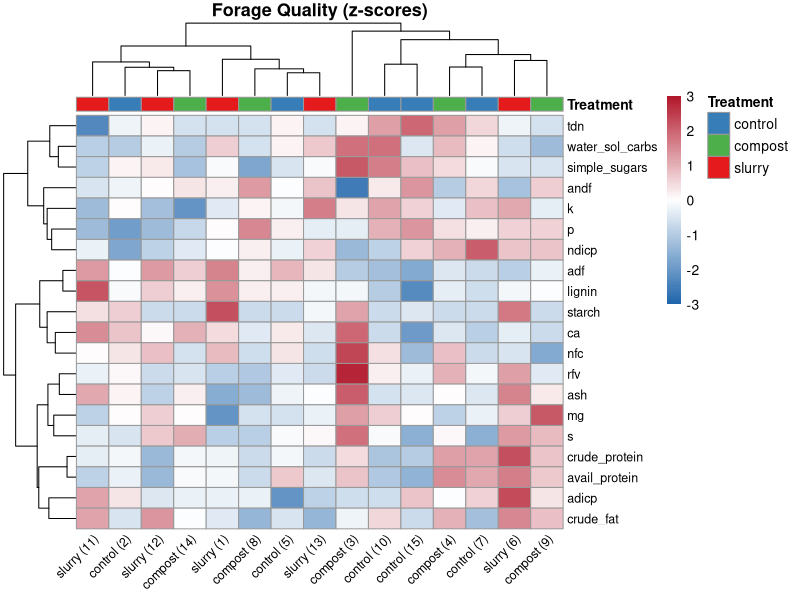
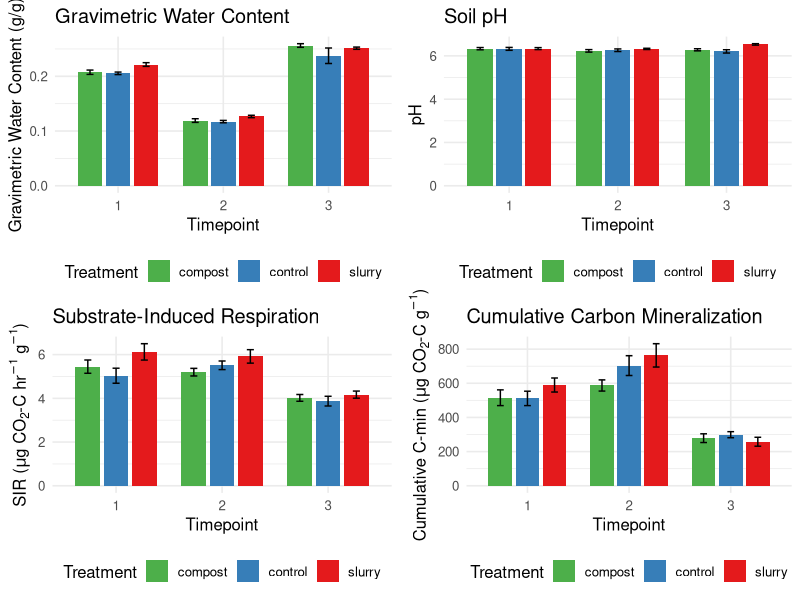
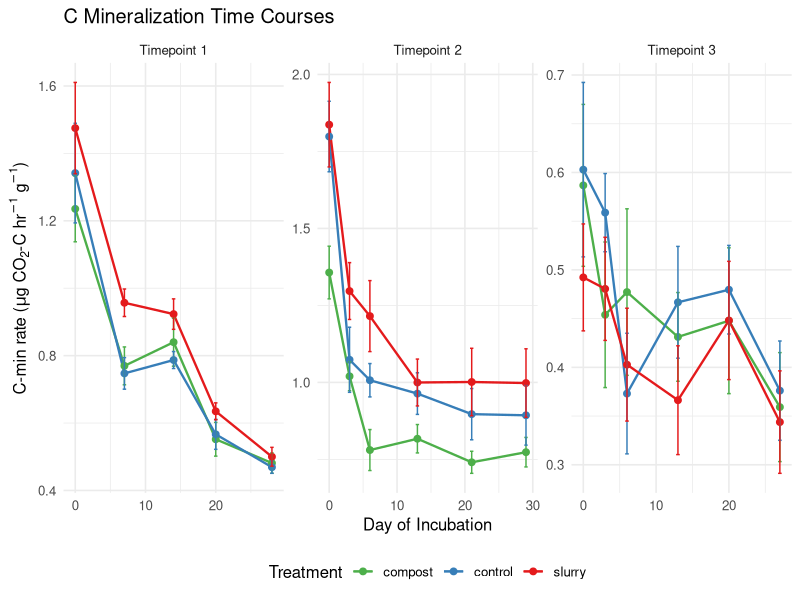
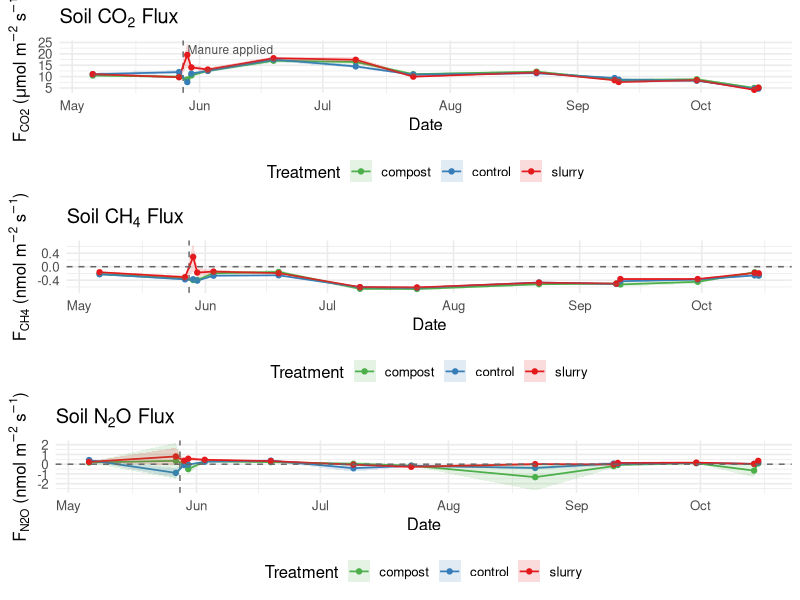
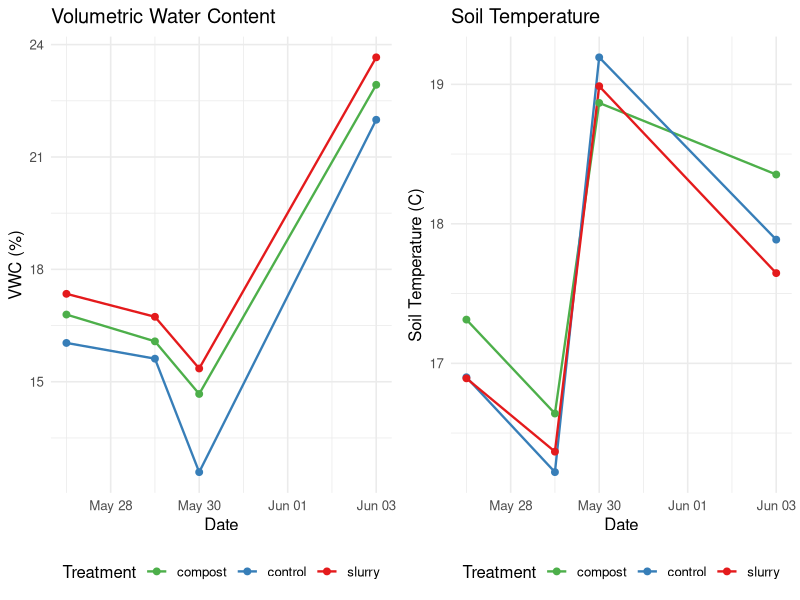
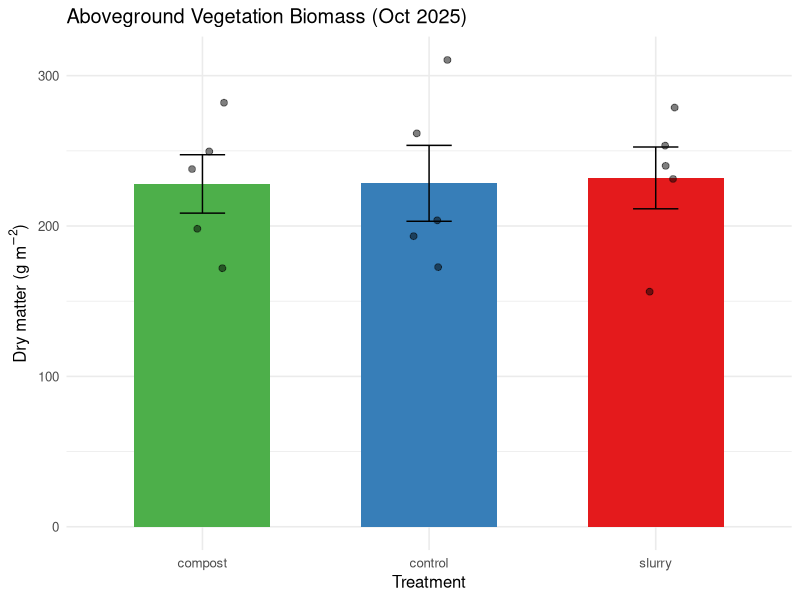
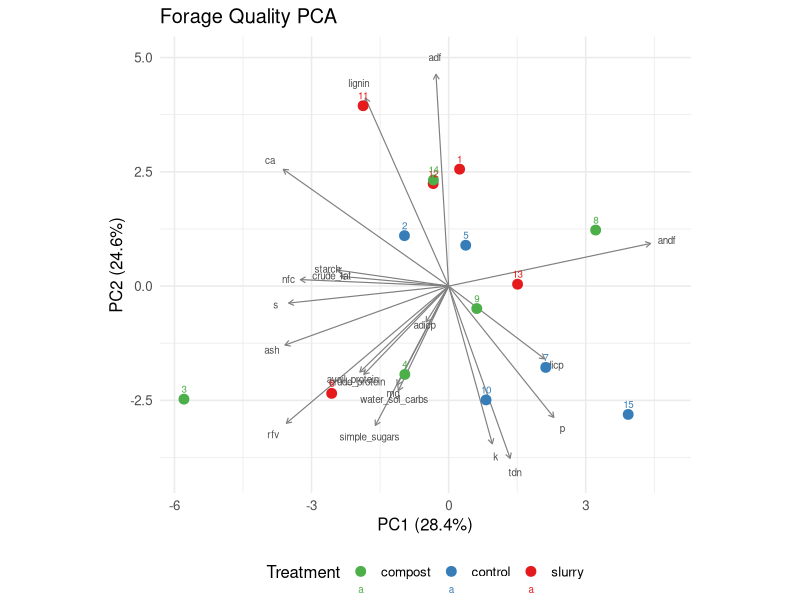

Write R code to recreate these figures, in order.
# 20_visualizations.R
# Summary visualizations for Churchtown Dairy data
# Output: output/figures/summary_*.png

library(dplyr)
library(tidyr)
library(ggplot2)
library(lubridate)

dir.create("output/figures", showWarnings = FALSE, recursive = TRUE)

# Treatment color palette
treat_colors <- c("control" = "#377eb8", "compost" = "#4daf4a", "slurry" = "#e41a1c")

# =============================================================================
# 1. Lab assays: GWC, pH, SIR, C-min by treatment × timepoint
# =============================================================================

gwc <- read.csv("data/processed/gwc.csv")
ph  <- read.csv("data/processed/ph.csv")
sir <- read.csv("data/processed/sir.csv")
cmin_cum <- read.csv("data/processed/cmin_cumulative.csv")
cmin_tr  <- read.csv("data/processed/cmin_timeresolved.csv")

# Panel A: GWC
gwc_summary <- gwc %>%
  group_by(treatment, timepoint) %>%
  summarize(mean = mean(gwc, na.rm = TRUE),
            se = sd(gwc, na.rm = TRUE) / sqrt(n()),
            .groups = "drop")

p_gwc <- ggplot(gwc_summary, aes(x = factor(timepoint), y = mean, fill = treatment)) +
  geom_col(position = position_dodge(0.8), width = 0.7) +
  geom_errorbar(aes(ymin = mean - se, ymax = mean + se),
                position = position_dodge(0.8), width = 0.2) +
  scale_fill_manual(values = treat_colors) +
  labs(x = "Timepoint", y = "Gravimetric Water Content (g/g)", fill = "Treatment",
       title = "Gravimetric Water Content") +
  theme_minimal(base_size = 12) +
  theme(legend.position = "bottom")

# Panel B: pH
ph_summary <- ph %>%
  group_by(treatment, timepoint) %>%
  summarize(mean = mean(ph, na.rm = TRUE),
            se = sd(ph, na.rm = TRUE) / sqrt(n()),
            .groups = "drop")

p_ph <- ggplot(ph_summary, aes(x = factor(timepoint), y = mean, fill = treatment)) +
  geom_col(position = position_dodge(0.8), width = 0.7) +
  geom_errorbar(aes(ymin = mean - se, ymax = mean + se),
                position = position_dodge(0.8), width = 0.2) +
  scale_fill_manual(values = treat_colors) +
  labs(x = "Timepoint", y = "pH", fill = "Treatment",
       title = "Soil pH") +
  theme_minimal(base_size = 12) +
  theme(legend.position = "bottom")

# Panel C: SIR
sir_summary <- sir %>%
  filter(is.na(flag)) %>%
  group_by(treatment, timepoint, method) %>%
  summarize(mean = mean(sir_ug_co2c_hr_g, na.rm = TRUE),
            se = sd(sir_ug_co2c_hr_g, na.rm = TRUE) / sqrt(n()),
            .groups = "drop")

p_sir <- ggplot(sir_summary, aes(x = factor(timepoint), y = mean, fill = treatment)) +
  geom_col(position = position_dodge(0.8), width = 0.7) +
  geom_errorbar(aes(ymin = mean - se, ymax = mean + se),
                position = position_dodge(0.8), width = 0.2) +
  scale_fill_manual(values = treat_colors) +
  labs(x = "Timepoint", y = expression(paste("SIR (", mu, "g CO"[2], "-C hr"^{-1}, " g"^{-1}, ")")),
       fill = "Treatment", title = "Substrate-Induced Respiration") +
  theme_minimal(base_size = 12) +
  theme(legend.position = "bottom")

# Panel D: Cumulative C mineralization
cmin_summary <- cmin_cum %>%
  group_by(treatment, timepoint, method) %>%
  summarize(mean = mean(cumulative_ug_co2c_g, na.rm = TRUE),
            se = sd(cumulative_ug_co2c_g, na.rm = TRUE) / sqrt(n()),
            .groups = "drop")

p_cmin <- ggplot(cmin_summary, aes(x = factor(timepoint), y = mean, fill = treatment)) +
  geom_col(position = position_dodge(0.8), width = 0.7) +
  geom_errorbar(aes(ymin = mean - se, ymax = mean + se),
                position = position_dodge(0.8), width = 0.2) +
  scale_fill_manual(values = treat_colors) +
  labs(x = "Timepoint", y = expression(paste("Cumulative C-min (", mu, "g CO"[2], "-C g"^{-1}, ")")),
       fill = "Treatment", title = "Cumulative Carbon Mineralization") +
  theme_minimal(base_size = 12) +
  theme(legend.position = "bottom")

# Save 4-panel lab assays figure
png("output/figures/summary_lab_assays.png", width = 10, height = 8, units = "in", res = 150)
gridExtra::grid.arrange(p_gwc, p_ph, p_sir, p_cmin, ncol = 2)
dev.off()
cat("Saved output/figures/summary_lab_assays.png\n")


# =============================================================================
# 2. C-min time courses by treatment for each incubation
# =============================================================================

cmin_tc <- cmin_tr %>%
  filter(!is.na(cmin_rate_ug_co2c_hr_g), is.na(flag)) %>%
  group_by(treatment, timepoint, day) %>%
  summarize(mean = mean(cmin_rate_ug_co2c_hr_g, na.rm = TRUE),
            se = sd(cmin_rate_ug_co2c_hr_g, na.rm = TRUE) / sqrt(n()),
            .groups = "drop")

p_tc <- ggplot(cmin_tc, aes(x = day, y = mean, color = treatment, group = treatment)) +
  geom_line(linewidth = 0.8) +
  geom_point(size = 2) +
  geom_errorbar(aes(ymin = mean - se, ymax = mean + se), width = 0.5) +
  facet_wrap(~ paste("Timepoint", timepoint), scales = "free") +
  scale_color_manual(values = treat_colors) +
  labs(x = "Day of Incubation", y = expression(paste("C-min rate (", mu, "g CO"[2], "-C hr"^{-1}, " g"^{-1}, ")")),
       color = "Treatment", title = "C Mineralization Time Courses") +
  theme_minimal(base_size = 12) +
  theme(legend.position = "bottom")

ggsave("output/figures/summary_cmin_timecourse.png", p_tc, width = 12, height = 5, dpi = 150)
cat("Saved output/figures/summary_cmin_timecourse.png\n")


# =============================================================================
# 3. Field CO2 flux time series by treatment
# =============================================================================

flux <- read.csv("data/processed/flux_estimates.csv") %>%
  mutate(date = as.Date(date))

application_date <- as.Date("2025-05-28")

flux_summary <- flux %>%
  group_by(treatment, date) %>%
  summarize(mean_co2 = mean(FCO2_DRY, na.rm = TRUE),
            se_co2 = sd(FCO2_DRY, na.rm = TRUE) / sqrt(n()),
            mean_ch4 = mean(FCH4_DRY, na.rm = TRUE),
            se_ch4 = sd(FCH4_DRY, na.rm = TRUE) / sqrt(n()),
            mean_n2o = mean(FN2O, na.rm = TRUE),
            se_n2o = sd(FN2O, na.rm = TRUE) / sqrt(n()),
            .groups = "drop")

p_co2 <- ggplot(flux_summary, aes(x = date, y = mean_co2, color = treatment)) +
  geom_vline(xintercept = application_date, linetype = "dashed", color = "gray40") +
  annotate("text", x = application_date, y = Inf, label = "Manure applied",
           vjust = 1.5, hjust = -0.05, size = 3, color = "gray30") +
  geom_line(linewidth = 0.6) +
  geom_point(size = 1.5) +
  geom_ribbon(aes(ymin = mean_co2 - se_co2, ymax = mean_co2 + se_co2, fill = treatment),
              alpha = 0.15, color = NA) +
  scale_color_manual(values = treat_colors) +
  scale_fill_manual(values = treat_colors) +
  labs(x = "Date", y = expression(paste("F"[CO2], " (", mu, "mol m"^{-2}, " s"^{-1}, ")")),
       color = "Treatment", fill = "Treatment",
       title = expression(paste("Soil CO"[2], " Flux"))) +
  theme_minimal(base_size = 12) +
  theme(legend.position = "bottom")

p_ch4 <- ggplot(flux_summary, aes(x = date, y = mean_ch4, color = treatment)) +
  geom_vline(xintercept = application_date, linetype = "dashed", color = "gray40") +
  geom_line(linewidth = 0.6) +
  geom_point(size = 1.5) +
  geom_ribbon(aes(ymin = mean_ch4 - se_ch4, ymax = mean_ch4 + se_ch4, fill = treatment),
              alpha = 0.15, color = NA) +
  scale_color_manual(values = treat_colors) +
  scale_fill_manual(values = treat_colors) +
  geom_hline(yintercept = 0, linetype = "dashed", color = "gray40") +
  labs(x = "Date", y = expression(paste("F"[CH4], " (nmol m"^{-2}, " s"^{-1}, ")")),
       color = "Treatment", fill = "Treatment",
       title = expression(paste("Soil CH"[4], " Flux"))) +
  theme_minimal(base_size = 12) +
  theme(legend.position = "bottom")

p_n2o <- ggplot(flux_summary, aes(x = date, y = mean_n2o, color = treatment)) +
  geom_vline(xintercept = application_date, linetype = "dashed", color = "gray40") +
  geom_line(linewidth = 0.6) +
  geom_point(size = 1.5) +
  geom_ribbon(aes(ymin = mean_n2o - se_n2o, ymax = mean_n2o + se_n2o, fill = treatment),
              alpha = 0.15, color = NA) +
  scale_color_manual(values = treat_colors) +
  scale_fill_manual(values = treat_colors) +
  geom_hline(yintercept = 0, linetype = "dashed", color = "gray40") +
  labs(x = "Date", y = expression(paste("F"[N2O], " (nmol m"^{-2}, " s"^{-1}, ")")),
       color = "Treatment", fill = "Treatment",
       title = expression(paste("Soil N"[2], "O Flux"))) +
  theme_minimal(base_size = 12) +
  theme(legend.position = "bottom")

png("output/figures/summary_ghg_fluxes.png", width = 12, height = 10, units = "in", res = 150)
gridExtra::grid.arrange(p_co2, p_ch4, p_n2o, ncol = 1)
dev.off()
cat("Saved output/figures/summary_ghg_fluxes.png\n")


# =============================================================================
# 4. Field metadata: VWC and soil temp over time
# =============================================================================

meta <- read.csv("data/processed/field_metadata.csv") %>%
  mutate(date = as.Date(date))

meta_summary <- meta %>%
  group_by(treatment, date) %>%
  summarize(mean_vwc = mean(mean_vwc, na.rm = TRUE),
            se_vwc = sd(mean_vwc, na.rm = TRUE) / sqrt(n()),
            mean_temp = mean(soil_temp_c, na.rm = TRUE),
            se_temp = sd(soil_temp_c, na.rm = TRUE) / sqrt(n()),
            .groups = "drop")

p_vwc <- ggplot(meta_summary, aes(x = date, y = mean_vwc, color = treatment)) +
  geom_line(linewidth = 0.8) +
  geom_point(size = 2) +
  scale_color_manual(values = treat_colors) +
  labs(x = "Date", y = "VWC (%)", color = "Treatment",
       title = "Volumetric Water Content") +
  theme_minimal(base_size = 12) +
  theme(legend.position = "bottom")

p_temp <- ggplot(meta_summary, aes(x = date, y = mean_temp, color = treatment)) +
  geom_line(linewidth = 0.8) +
  geom_point(size = 2) +
  scale_color_manual(values = treat_colors) +
  labs(x = "Date", y = "Soil Temperature (C)", color = "Treatment",
       title = "Soil Temperature") +
  theme_minimal(base_size = 12) +
  theme(legend.position = "bottom")

png("output/figures/summary_field_conditions.png", width = 10, height = 6, units = "in", res = 150)
gridExtra::grid.arrange(p_vwc, p_temp, ncol = 2)
dev.off()
cat("Saved output/figures/summary_field_conditions.png\n")


# =============================================================================
# 5. Vegetation biomass by treatment
# =============================================================================

biomass <- read.csv("data/processed/biomass.csv")

biomass_summary <- biomass %>%
  group_by(treatment) %>%
  summarize(mean = mean(dry_matter_g_m2, na.rm = TRUE),
            se = sd(dry_matter_g_m2, na.rm = TRUE) / sqrt(n()),
            .groups = "drop")

p_biomass <- ggplot(biomass_summary, aes(x = treatment, y = mean, fill = treatment)) +
  geom_col(width = 0.6) +
  geom_errorbar(aes(ymin = mean - se, ymax = mean + se), width = 0.2) +
  geom_jitter(data = biomass, aes(x = treatment, y = dry_matter_g_m2),
              width = 0.1, size = 2, alpha = 0.5, inherit.aes = FALSE) +
  scale_fill_manual(values = treat_colors) +
  labs(x = "Treatment", y = expression(paste("Dry matter (g m"^{-2}, ")")),
       title = "Aboveground Vegetation Biomass (Oct 2025)") +
  theme_minimal(base_size = 12) +
  theme(legend.position = "none")

ggsave("output/figures/summary_biomass.png", p_biomass, width = 6, height = 5, dpi = 150)
cat("Saved output/figures/summary_biomass.png\n")


# =============================================================================
# 6. Forage quality PCA by treatment
# =============================================================================

forage <- read.csv("data/processed/dairy_one_forage.csv")

# Select numeric nutrient columns for PCA (drop moisture/dry_matter — they're complements)
pca_vars <- forage %>%
  select(crude_protein_pct, avail_protein_pct, adicp_pct, adf_pct, andf_pct,
         crude_fat_pct, tdn_pct, ca_pct, p_pct, mg_pct, k_pct, s_pct,
         rfv, ash_pct, lignin_pct, ndicp_pct, starch_pct, nfc_pct,
         water_sol_carbs_pct, simple_sugars_pct)

pca_fit <- prcomp(pca_vars, center = TRUE, scale. = TRUE)

pca_scores <- as.data.frame(pca_fit$x[, 1:2])
pca_scores$treatment <- forage$treatment
pca_scores$plot <- forage$plot

pca_loadings <- as.data.frame(pca_fit$rotation[, 1:2])
pca_loadings$variable <- rownames(pca_loadings)

# Variance explained
var_pct <- round(100 * pca_fit$sdev^2 / sum(pca_fit$sdev^2), 1)

# Scale loadings for biplot arrows
arrow_scale <- max(abs(pca_scores$PC1), abs(pca_scores$PC2)) * 0.8 /
  max(abs(pca_loadings$PC1), abs(pca_loadings$PC2))
pca_loadings$PC1s <- pca_loadings$PC1 * arrow_scale
pca_loadings$PC2s <- pca_loadings$PC2 * arrow_scale

# Clean variable labels
pca_loadings$label <- gsub("_pct$", "", pca_loadings$variable)

p_pca <- ggplot(pca_scores, aes(x = PC1, y = PC2, color = treatment)) +
  geom_segment(data = pca_loadings,
               aes(x = 0, y = 0, xend = PC1s, yend = PC2s),
               arrow = arrow(length = unit(0.15, "cm")),
               color = "gray50", linewidth = 0.4, inherit.aes = FALSE) +
  geom_text(data = pca_loadings,
            aes(x = PC1s * 1.08, y = PC2s * 1.08, label = label),
            color = "gray30", size = 2.5, inherit.aes = FALSE) +
  geom_point(size = 3) +
  geom_text(aes(label = plot), size = 2.5, vjust = -0.8) +
  scale_color_manual(values = treat_colors) +
  labs(x = paste0("PC1 (", var_pct[1], "%)"),
       y = paste0("PC2 (", var_pct[2], "%)"),
       color = "Treatment",
       title = "Forage Quality PCA") +
  theme_minimal(base_size = 12) +
  theme(legend.position = "bottom") +
  coord_fixed()

ggsave("output/figures/summary_forage_pca.png", p_pca, width = 8, height = 7, dpi = 150)
cat("Saved output/figures/summary_forage_pca.png\n")


# =============================================================================
# 7. Forage quality z-score heatmap
# =============================================================================

library(pheatmap)

# Z-score the nutrient matrix (rows = variables, columns = plots)
zmat <- scale(pca_vars)
rownames(zmat) <- paste0(forage$treatment, " (", forage$plot, ")")
colnames(zmat) <- gsub("_pct$", "", colnames(zmat))

# Transpose so variables are rows, plots are columns
zmat_t <- t(zmat)

# Annotation bar for treatment
col_anno <- data.frame(Treatment = forage$treatment, row.names = rownames(zmat))
anno_colors <- list(Treatment = treat_colors)

png("output/figures/summary_forage_heatmap.png", width = 9, height = 8, units = "in", res = 150)
pheatmap(zmat_t,
         annotation_col = col_anno,
         annotation_colors = anno_colors,
         clustering_method = "ward.D2",
         color = colorRampPalette(c("#2166ac", "white", "#b2182b"))(100),
         breaks = seq(-3, 3, length.out = 101),
         main = "Forage Quality (z-scores)",
         fontsize = 10,
         fontsize_row = 9,
         fontsize_col = 9,
         angle_col = 45)
dev.off()
cat("Saved output/figures/summary_forage_heatmap.png\n")


# =============================================================================
# 8. Print summary statistics
# =============================================================================
cat("\n=== SUMMARY STATISTICS ===\n\n")

cat("--- GWC ---\n")
gwc %>%
  group_by(treatment, timepoint) %>%
  summarize(n = n(), mean = round(mean(gwc, na.rm=TRUE), 3),
            sd = round(sd(gwc, na.rm=TRUE), 3), .groups = "drop") %>%
  print()

cat("\n--- pH ---\n")
ph %>%
  group_by(treatment, timepoint) %>%
  summarize(n = n(), mean = round(mean(ph, na.rm=TRUE), 2),
            sd = round(sd(ph, na.rm=TRUE), 2), .groups = "drop") %>%
  print()

cat("\n--- SIR (unflagged only) ---\n")
sir %>%
  filter(is.na(flag)) %>%
  group_by(treatment, timepoint, method) %>%
  summarize(n = n(), mean = round(mean(sir_ug_co2c_hr_g, na.rm=TRUE), 2),
            sd = round(sd(sir_ug_co2c_hr_g, na.rm=TRUE), 2), .groups = "drop") %>%
  print()

cat("\n--- Cumulative C-min ---\n")
cmin_cum %>%
  group_by(treatment, timepoint, method) %>%
  summarize(n = n(), mean = round(mean(cumulative_ug_co2c_g, na.rm=TRUE), 0),
            sd = round(sd(cumulative_ug_co2c_g, na.rm=TRUE), 0), .groups = "drop") %>%
  print()

cat("\n--- CO2 Flux (by treatment, overall) ---\n")
flux %>%
  group_by(treatment) %>%
  summarize(n_obs = n(),
            mean_co2 = round(mean(FCO2_DRY, na.rm=TRUE), 2),
            sd_co2 = round(sd(FCO2_DRY, na.rm=TRUE), 2),
            .groups = "drop") %>%
  print()

cat("\n--- Vegetation Biomass ---\n")
biomass %>%
  group_by(treatment) %>%
  summarize(n = n(),
            mean_g_m2 = round(mean(dry_matter_g_m2, na.rm=TRUE), 0),
            sd_g_m2 = round(sd(dry_matter_g_m2, na.rm=TRUE), 0),
            .groups = "drop") %>%
  print()
